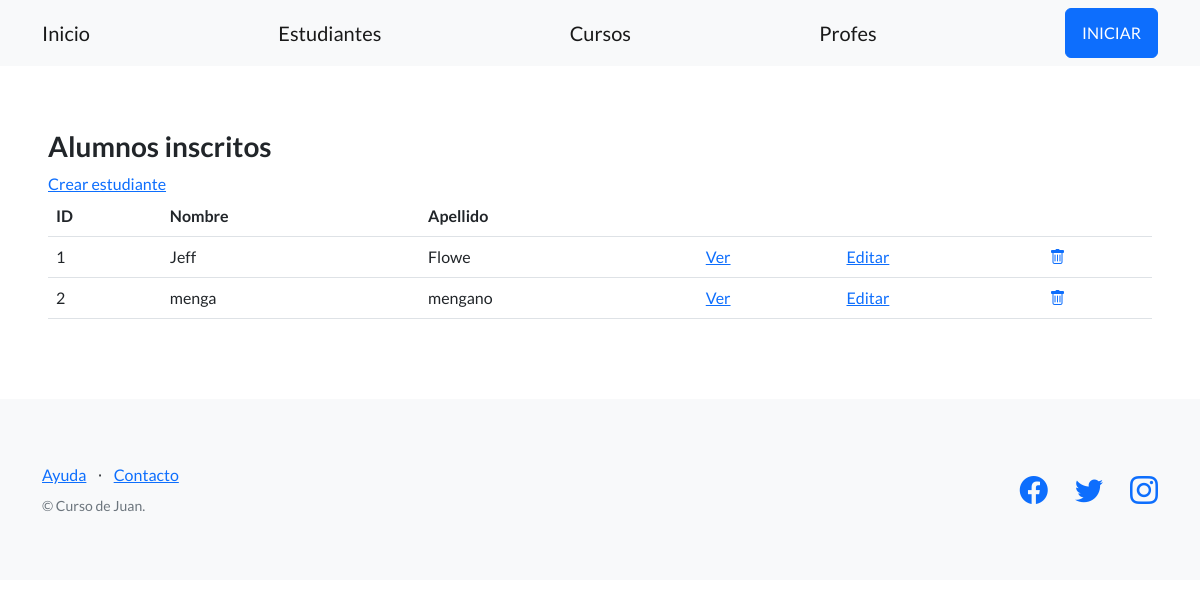
Before: /estudios/estudiantes/ with the older database file.
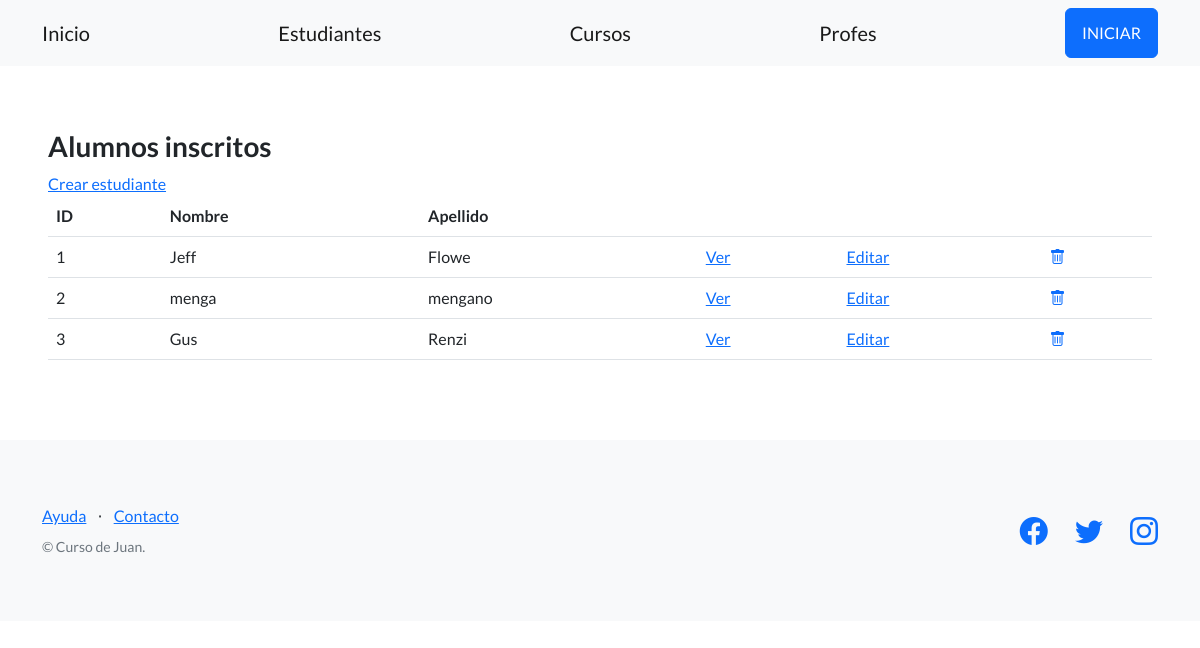
After: the same page with the newer database file.
### control_estudios/models.py (models this page shows, shortened)
class Estudiante(models.Model):
    apellido = models.CharField(max_length=256)
    nombre = models.CharField(max_length=256)
    email = models.EmailField(blank=True)
    telefono = models.CharField(max_length=20, blank=True, null=True)
    dni = models.CharField(max_length=32)
    fecha_nacimiento = models.DateField(null=True)

### control_estudios/views.py (the view)
# urls.py: path("estudiantes/", EstudianteListView.as_view(), name="lista_estudiantes"),
class EstudianteListView(ListView):
    model = Estudiante
    template_name = 'control_estudios/lista_estudiantes.html'

### control_estudios/templates/control_estudios/lista_estudiantes.html (shortened to what this page needs)
{% extends "base.html" %}
{% block contenido %}
<h3>Alumnos inscritos</h3>
<a href="{% url 'crear_estudiante' %}">Crear estudiante</a>
<table class="table">
  <tbody>
    <tr>
      <th>ID</th>
      <th>Nombre</th>
      <th>Apellido</th>
      <th></th>
      <th></th>
      <th></th>
    </tr>
    {% for estudiante in object_list %}
    <tr>
      <td>{{ estudiante.id }}</td>
      <td>{{ estudiante.nombre }}</td>
      <td>{{ estudiante.apellido }}</td>
      <td>
        <a href="{% url 'ver_estudiante' estudiante.id %}">Ver</a>
      </td>
      <td>
        <a href="{% url 'editar_estudiante' estudiante.id %}">Editar</a>
      </td>
      <td>
        <a href="{% url 'eliminar_estudiante' estudiante.id %}">
          <i class="bi bi-trash"></i>
        </a>
      </td>
    </tr>
    {% endfor %}
  </tbody>
</table>
{% endblock contenido %}

### templates_base/base.html (shortened to what this page needs)
{% load static %}
<!DOCTYPE html>
<html lang="en">
    <head>
        <link href="https://cdn.jsdelivr.net/npm/bootstrap-icons@1.5.0/font/bootstrap-icons.css" rel="stylesheet" type="text/css" />
        <link href="{% static 'css/styles.css' %}" rel="stylesheet" />
    </head>
    <body>
        <nav class="navbar navbar-light bg-light static-top">
            <div class="container">
                <a class="navbar-brand" href="{% url 'inicio' %}">Inicio</a>
                <a class="navbar-brand" href="{% url 'lista_estudiantes' %}">Estudiantes</a>
                <a class="navbar-brand" href="{% url 'lista_cursos' %}">Cursos</a>
                <a class="navbar-brand" href="{% url 'lista_profesores' %}">Profes</a>
                <a class="btn btn-primary" href="#signup">INICIAR</a>
            </div>
        </nav>
        <section style="padding:4rem 3rem;">
            {% block contenido %}
            {% endblock contenido %}
        </section>
        <footer class="footer bg-light">
            <div class="container">
                <div class="row">
                    <div class="col-lg-6 h-100 text-center text-lg-start my-auto">
                        <ul class="list-inline mb-2">
                            <li class="list-inline-item"><a href="#!">Ayuda</a></li>
                            <li class="list-inline-item">⋅</li>
                            <li class="list-inline-item"><a href="#!">Contacto</a></li>
                        </ul>
                        <p class="text-muted small mb-4 mb-lg-0">&copy; Curso de Juan.</p>
                    </div>
                    <div class="col-lg-6 h-100 text-center text-lg-end my-auto">
                        <ul class="list-inline mb-0">
                            <li class="list-inline-item me-4">
                                <a href="#!"><i class="bi-facebook fs-3"></i></a>
                            </li>
                            <li class="list-inline-item me-4">
                                <a href=""><i class="bi-twitter fs-3"></i></a>
                            </li>
                            <li class="list-inline-item">
                                <a href=""><i class="bi-instagram fs-3"></i></a>
                            </li>
                        </ul>
                    </div>
                </div>
            </div>
        </footer>
    </body>
</html>

Changed rows visible on the page:
added Estudiante: id "3", nombre "Gus", apellido "Renzi"
